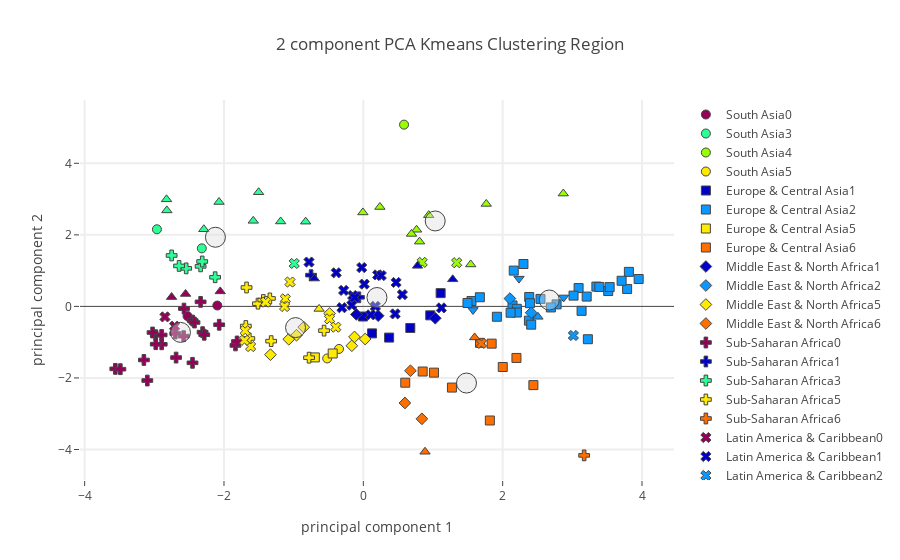

Notebook code cell kept with this figure:
### Code cell
# Plot using plotly on Region level.

plot_plotly(principalDf,"Region",region_centers,"Protein Foods")

### Figure 1 — Plotly figure (JSON) as saved in the notebook; plotly's stock layout.template omitted (floating-point values rounded to 4 significant figures)
{"data": [{"marker": {"color": "rgb(150,0,90)", "line": {"width": 1}, "size": 9, "symbol": 0}, "mode": "markers", "name": "South Asia0", "text": ["India", "Nepal"], "type": "scatter", "uid": "ccb2f14f-ab42-4e61-9786-b23d1c36fa6b", "x": [-2.096, -2.523], "y": [0.02439, -0.2714]}, {"marker": {"color": "rgb(0,0,200)", "line": {"width": 1}, "size": 9, "symbol": 0}, "mode": "markers", "name": "South Asia1", "text": [], "type": "scatter", "uid": "e99a8bda-4f00-471f-b7f9-136fe376bc2d", "x": [], "y": []}, {"marker": {"color": "rgb(10,152,255)", "line": {"width": 1}, "size": 9, "symbol": 0}, "mode": "markers", "name": "South Asia2", "text": [], "type": "scatter", "uid": "abd25ee9-6e6b-47c7-af9b-420be97e4372", "x": [], "y": []}, {"marker": {"color": "rgb(44,255,150)", "line": {"width": 1}, "size": 9, "symbol": 0}, "mode": "markers", "name": "South Asia3", "text": ["Bangladesh", "Sri Lanka"], "type": "scatter", "uid": "4f3e1862-c99b-463a-bac0-b2553feb9625", "x": [-2.963, -2.318], "y": [2.156, 1.623]}, {"marker": {"color": "rgb(151,255,0)", "line": {"width": 1}, "size": 9, "symbol": 0}, "mode": "markers", "name": "South Asia4", "text": ["Maldives"], "type": "scatter", "uid": "3409e89d-1530-43ca-9f1f-3321806e3e1d", "x": [0.5844], "y": [5.082]}, {"marker": {"color": "rgb(255,234,0)", "line": {"width": 1}, "size": 9, "symbol": 0}, "mode": "markers", "name": "South Asia5", "text": ["Afghanistan", "Pakistan"], "type": "scatter", "uid": "57a63624-4b50-48ca-95c9-0e7b39577622", "x": [-0.5187, -0.3491], "y": [-1.455, -1.19]}, {"marker": {"color": "rgb(255,111,0)", "line": {"width": 1}, "size": 9, "symbol": 0}, "mode": "markers", "name": "South Asia6", "text": [], "type": "scatter", "uid": "6d43d16a-5979-492b-ad66-b41526d885d5", "x": [], "y": []}, {"marker": {"color": "rgb(150,0,90)", "line": {"width": 1}, "size": 9, "symbol": 1}, "mode": "markers", "name": "Europe & Central Asia0", "text": [], "type": "scatter", "uid": "66b89d10-cbf9-4e2d-bfda-7433a154ae67", "x": [], "y": []}, {"marker": {"color": "rgb(0,0,200)", "line": {"width": 1}, "size": 9, "symbol": 1}, "mode": "markers", "name": "Europe & Central Asia1", "text": ["Bulgaria", "Cyprus", "Georgia", "Republic of Moldova", "Serbia", "North Macedonia"], "type": "scatter", "uid": "650eed40-07af-4698-9788-6bc6dcde1286", "x": [0.9604, 1.11, 0.3701, -0.005578, 0.6741, 0.1249], "y": [-0.2496, 0.3705, -0.8717, -0.2823, -0.6027, -0.7541]}, {"marker": {"color": "rgb(10,152,255)", "line": {"width": 1}, "size": 9, "symbol": 1}, "mode": "markers", "name": "Europe & Central Asia2", "text": ["Austria", "Belarus", "Belgium", "Croatia", "Czechia", "Denmark", "Estonia", "Finland", "France", "Germany", "Hungary", "Iceland", "Ireland", "Italy", "Latvia", "Lithuania", "Luxembourg", "Montenegro", "Netherlands", "Norway", "Poland", "Portugal", "Russian Federation", "Slovakia", "Slovenia", "Spain", "Sweden", "Switzerland", "Ukraine", "United Kingdom"], "type": "scatter", "uid": "01dcec4b-6ed1-4b07-9250-665ff2c3685f", "x": [3.345, 3.952, 2.141, 1.553, 2.381, 3.387, 3.223, 3.786, 2.774, 3.09, 1.673, 3.017, 2.377, 2.392, 3.133, 3.812, 3.206, 2.41, 3.515, 2.543, 3.707, 2.159, 2.692, 1.495, 1.917, 2.298, 3.536, 2.203, 2.203, 2.114], "y": [0.554, 0.7652, 0.027, 0.1516, 0.2632, 0.5441, -0.9178, 0.4882, 0.05658, 0.5125, 0.2556, 0.3014, -0.3982, 0.09001, -0.1242, 0.9653, 0.2745, -0.5105, 0.4291, 0.2094, 0.7168, 1.001, -0.02923, 0.09486, -0.2896, 1.185, 0.5399, -0.0672, -0.1715, -0.1765]}, {"marker": {"color": "rgb(44,255,150)", "line": {"width": 1}, "size": 9, "symbol": 1}, "mode": "markers", "name": "Europe & Central Asia3", "text": [], "type": "scatter", "uid": "7a749b8e-c44d-4b45-8dcf-d504fa37da72", "x": [], "y": []}, {"marker": {"color": "rgb(151,255,0)", "line": {"width": 1}, "size": 9, "symbol": 1}, "mode": "markers", "name": "Europe & Central Asia4", "text": [], "type": "scatter", "uid": "741a2d63-3cd0-4e83-8fcb-bef3e44ad4f9", "x": [], "y": []}, {"marker": {"color": "rgb(255,234,0)", "line": {"width": 1}, "size": 9, "symbol": 1}, "mode": "markers", "name": "Europe & Central Asia5", "text": ["Bosnia and Herzegovina", "Tajikistan"], "type": "scatter", "uid": "98076511-5b2e-41c4-8bfb-54bb2b7b123c", "x": [-0.4398, -0.6961], "y": [-1.316, -1.426]}, {"marker": {"color": "rgb(255,111,0)", "line": {"width": 1}, "size": 9, "symbol": 1}, "mode": "markers", "name": "Europe & Central Asia6", "text": ["Albania", "Armenia", "Azerbaijan", "Greece", "Kazakhstan", "Kyrgyzstan", "Romania", "Turkey", "Turkmenistan", "Uzbekistan"], "type": "scatter", "uid": "1fa8951b-b067-4ee9-9ea9-8012f2033162", "x": [2.441, 1.674, 1.272, 2.198, 2.001, 0.6016, 1.842, 0.8515, 1.816, 1.014], "y": [-2.2, -1.018, -2.269, -1.441, -1.694, -2.133, -1.041, -1.821, -3.189, -1.852]}, {"marker": {"color": "rgb(150,0,90)", "line": {"width": 1}, "size": 9, "symbol": 2}, "mode": "markers", "name": "Middle East & North Africa0", "text": [], "type": "scatter", "uid": "24f33531-5d26-49b0-98b8-e18d506735c7", "x": [], "y": []}, {"marker": {"color": "rgb(0,0,200)", "line": {"width": 1}, "size": 9, "symbol": 2}, "mode": "markers", "name": "Middle East & North Africa1", "text": ["Kuwait", "Oman", "Saudi Arabia"], "type": "scatter", "uid": "28a8d743-c30b-4a52-9bdc-b18215dc7ed4", "x": [1.033, 0.2132, -0.1002], "y": [-0.3314, -0.2613, -0.2242]}, {"marker": {"color": "rgb(10,152,255)", "line": {"width": 1}, "size": 9, "symbol": 2}, "mode": "markers", "name": "Middle East & North Africa2", "text": ["Israel", "Malta"], "type": "scatter", "uid": "05a9f961-366e-4bb5-beea-39293afc4f2c", "x": [2.409, 2.104], "y": [-0.1767, 0.2191]}, {"marker": {"color": "rgb(44,255,150)", "line": {"width": 1}, "size": 9, "symbol": 2}, "mode": "markers", "name": "Middle East & North Africa3", "text": [], "type": "scatter", "uid": "5d182c81-866d-4fd8-8aa4-b13e2cafdef9", "x": [], "y": []}, {"marker": {"color": "rgb(151,255,0)", "line": {"width": 1}, "size": 9, "symbol": 2}, "mode": "markers", "name": "Middle East & North Africa4", "text": [], "type": "scatter", "uid": "36758be8-56a9-4af8-919f-efd3ea1acb2f", "x": [], "y": []}, {"marker": {"color": "rgb(255,234,0)", "line": {"width": 1}, "size": 9, "symbol": 2}, "mode": "markers", "name": "Middle East & North Africa5", "text": ["Djibouti", "Egypt", "Iran (Islamic Republic of)", "Iraq", "Jordan", "Lebanon", "United Arab Emirates", "Yemen"], "type": "scatter", "uid": "c1860e77-83f6-4663-a0db-244be792791f", "x": [-1.333, -0.9592, -0.1651, -0.4844, 0.0263, -0.1268, -0.8549, -1.07], "y": [-1.349, -0.8056, -1.099, -0.1994, -0.9124, -0.8537, -0.5811, -0.9182]}, {"marker": {"color": "rgb(255,111,0)", "line": {"width": 1}, "size": 9, "symbol": 2}, "mode": "markers", "name": "Middle East & North Africa6", "text": ["Algeria", "Morocco", "Tunisia"], "type": "scatter", "uid": "2d19e267-aa98-424d-999c-9df3f86eefb2", "x": [0.5966, 0.8407, 0.6763], "y": [-2.699, -3.143, -1.799]}, {"marker": {"color": "rgb(150,0,90)", "line": {"width": 1}, "size": 9, "symbol": 3}, "mode": "markers", "name": "Sub-Saharan Africa0", "text": ["Benin", "Burkina Faso", "Cameroon", "Central African Republic", "Chad", "CÃƒÂ´te d'Ivoire", "Ethiopia", "Ghana", "Kenya", "Lesotho", "Malawi", "Mali", "Mozambique", "Niger", "Nigeria", "Rwanda", "Eswatini", "Togo", "Uganda", "United Republic of Tanzania", "Zambia", "Zimbabwe"], "type": "scatter", "uid": "8f7cb56b-ae37-4175-b6a8-fc9adea8916f", "x": [-2.574, -2.699, -2.979, -1.835, -2.069, -2.336, -2.688, -2.45, -2.452, -3.101, -3.56, -2.307, -2.895, -3.15, -2.424, -3.487, -1.813, -3.025, -2.894, -2.979, -2.579, -2.284], "y": [-0.06102, -0.7571, -0.8051, -1.09, -0.5123, 0.1268, -1.43, -0.3964, -1.577, -2.072, -1.746, -0.72, -0.7983, -1.497, -0.4495, -1.755, -0.9804, -0.7302, -1.059, -1.056, -0.8321, -0.7922]}, {"marker": {"color": "rgb(0,0,200)", "line": {"width": 1}, "size": 9, "symbol": 3}, "mode": "markers", "name": "Sub-Saharan Africa1", "text": ["Gabon", "Mauritius"], "type": "scatter", "uid": "713ac04c-8a06-4918-9688-f89721face0c", "x": [-0.7501, -0.06329], "y": [0.8739, 0.2543]}, {"marker": {"color": "rgb(10,152,255)", "line": {"width": 1}, "size": 9, "symbol": 3}, "mode": "markers", "name": "Sub-Saharan Africa2", "text": [], "type": "scatter", "uid": "96b33607-18d2-4295-9d9f-b46e22baa59d", "x": [], "y": []}, {"marker": {"color": "rgb(44,255,150)", "line": {"width": 1}, "size": 9, "symbol": 3}, "mode": "markers", "name": "Sub-Saharan Africa3", "text": ["Guinea", "Guinea-Bissau", "Liberia", "Madagascar", "Senegal", "Sierra Leone"], "type": "scatter", "uid": "916022b5-6e89-4ac5-a145-1fa0724f3c6d", "x": [-2.543, -2.336, -2.313, -2.645, -2.127, -2.752], "y": [1.063, 1.119, 1.255, 1.132, 0.8148, 1.424]}, {"marker": {"color": "rgb(151,255,0)", "line": {"width": 1}, "size": 9, "symbol": 3}, "mode": "markers", "name": "Sub-Saharan Africa4", "text": [], "type": "scatter", "uid": "bcbaa561-d6c0-472b-80a7-37a021dd6230", "x": [], "y": []}, {"marker": {"color": "rgb(255,234,0)", "line": {"width": 1}, "size": 9, "symbol": 3}, "mode": "markers", "name": "Sub-Saharan Africa5", "text": ["Angola", "Botswana", "Cabo Verde", "Congo (note no data in Food suppley tables for DRC)", "Gambia", "Mauritania", "Namibia", "Sao Tome and Principe", "South Africa"], "type": "scatter", "uid": "ef5508c5-1e14-4381-8b60-2ebf58a29dd7", "x": [-1.687, -1.323, -1.512, -1.436, -1.676, -0.779, -1.637, -1.341, -0.5635], "y": [-0.5484, -0.9707, 0.0766, 0.1791, 0.5279, -1.433, -0.8966, 0.2232, -0.6771]}, {"marker": {"color": "rgb(255,111,0)", "line": {"width": 1}, "size": 9, "symbol": 3}, "mode": "markers", "name": "Sub-Saharan Africa6", "text": ["Sudan"], "type": "scatter", "uid": "715cae97-95e6-461c-9861-d663b6bd794b", "x": [3.17], "y": [-4.165]}, {"marker": {"color": "rgb(150,0,90)", "line": {"width": 1}, "size": 9, "symbol": 4}, "mode": "markers", "name": "Latin America & Caribbean0", "text": ["Haiti", "Nicaragua"], "type": "scatter", "uid": "d4ef6182-3dcd-445b-9a01-1e5d4300648d", "x": [-2.847, -2.709], "y": [-0.2932, -0.5538]}, {"marker": {"color": "rgb(0,0,200)", "line": {"width": 1}, "size": 9, "symbol": 4}, "mode": "markers", "name": "Latin America & Caribbean1", "text": ["Barbados", "Brazil", "Chile", "Colombia", "Costa Rica", "Dominica", "Ecuador", "Grenada", "Jamaica", "Panama", "Paraguay", "Saint Kitts and Nevis", "Saint Lucia", "Saint Vincent and the Grenadines", "Suriname", "Trinidad and Tobago", "Venezuela (Bolivarian Republic of)"], "type": "scatter", "uid": "8e7a8f68-3970-492d-b912-fb0605183acb", "x": [0.5605, 0.4567, 1.12, -0.3074, -0.1526, 0.1727, 0.01381, 0.2056, -0.2827, -0.3891, 0.1062, -0.02307, 0.4704, 0.258, -0.7798, -0.1237, -0.165], "y": [0.3292, -0.2102, -0.04205, -0.03675, 0.3033, 0.002044, 0.6222, 0.8799, 0.4469, 0.9398, -0.2359, 1.085, 0.6694, 0.8627, 1.24, 0.245, 0.03305]}, {"marker": {"color": "rgb(10,152,255)", "line": {"width": 1}, "size": 9, "symbol": 4}, "mode": "markers", "name": "Latin America & Caribbean2", "text": ["Argentina"], "type": "scatter", "uid": "64159544-5262-4c37-9b3a-79fa060310d9", "x": [3.015], "y": [-0.8129]}, {"marker": {"color": "rgb(44,255,150)", "line": {"width": 1}, "size": 9, "symbol": 4}, "mode": "markers", "name": "Latin America & Caribbean3", "text": ["Guyana"], "type": "scatter", "uid": "3994717f-47af-4fdc-83a1-18fdc8776205", "x": [-0.992], "y": [1.2]}, {"marker": {"color": "rgb(151,255,0)", "line": {"width": 1}, "size": 9, "symbol": 4}, "mode": "markers", "name": "Latin America & Caribbean4", "text": ["Antigua and Barbuda", "Bahamas"], "type": "scatter", "uid": "f3156725-8c9f-495f-90fd-b8725417cd1f", "x": [0.8453, 1.34], "y": [1.231, 1.221]}, {"marker": {"color": "rgb(255,234,0)", "line": {"width": 1}, "size": 9, "symbol": 4}, "mode": "markers", "name": "Latin America & Caribbean5", "text": ["Belize", "Bolivia (Plurinational State of)", "Cuba", "Dominican Republic", "El Salvador", "Guatemala", "Honduras", "Mexico", "Peru"], "type": "scatter", "uid": "8a3a13a5-b3c8-485b-b058-f3890993040d", "x": [-1.12, -0.4843, -1.402, -1.052, -1.617, -1.706, -1.696, -0.3953, -1.13], "y": [0.2099, -0.3477, 0.118, 0.6811, -1.122, -0.949, -0.6803, -0.5807, -0.003202]}, {"marker": {"color": "rgb(255,111,0)", "line": {"width": 1}, "size": 9, "symbol": 4}, "mode": "markers", "name": "Latin America & Caribbean6", "text": ["Uruguay"], "type": "scatter", "uid": "bcdf1a41-f161-4627-8ebd-5779284a7639", "x": [1.695], "y": [-1.035]}, {"marker": {"color": "rgb(150,0,90)", "line": {"width": 1}, "size": 9, "symbol": 5}, "mode": "markers", "name": "East Asia & Pacific0", "text": ["Democratic People's Republic of Korea", "Solomon Islands", "Timor-Leste"], "type": "scatter", "uid": "970bdaaf-b43f-4f20-b114-bbeb73007754", "x": [-2.551, -2.054, -2.752], "y": [0.3475, 0.4198, 0.2607]}, {"marker": {"color": "rgb(0,0,200)", "line": {"width": 1}, "size": 9, "symbol": 5}, "mode": "markers", "name": "East Asia & Pacific1", "text": ["New Caledonia", "Samoa", "Vanuatu"], "type": "scatter", "uid": "3cbe0c82-1e14-4a34-82e1-21dbbb14c69a", "x": [1.283, 0.778, -0.7034], "y": [0.7575, 1.134, 0.7783]}, {"marker": {"color": "rgb(10,152,255)", "line": {"width": 1}, "size": 9, "symbol": 5}, "mode": "markers", "name": "East Asia & Pacific2", "text": ["Australia"], "type": "scatter", "uid": "431bd356-8064-4252-a556-ced72bf5bb78", "x": [2.506], "y": [-0.2917]}, {"marker": {"color": "rgb(44,255,150)", "line": {"width": 1}, "size": 9, "symbol": 5}, "mode": "markers", "name": "East Asia & Pacific3", "text": ["Cambodia", "Indonesia", "Kiribati", "Lao People's Democratic Republic", "Myanmar", "Philippines", "Thailand", "Viet Nam"], "type": "scatter", "uid": "806f712e-d777-43b6-9dd5-7faf96325f8d", "x": [-2.825, -2.289, -0.8278, -2.82, -2.071, -1.58, -1.186, -1.503], "y": [2.993, 2.157, 2.369, 2.683, 2.918, 2.392, 2.374, 3.192]}, {"marker": {"color": "rgb(151,255,0)", "line": {"width": 1}, "size": 9, "symbol": 5}, "mode": "markers", "name": "East Asia & Pacific4", "text": ["Brunei Darussalam", "China, Hong Kong SAR", "China, Macao SAR", "China, mainland", "China, Taiwan Province of", "French Polynesia", "Japan", "Malaysia", "Republic of Korea"], "type": "scatter", "uid": "35c6db32-18ee-4aac-ac67-406c78eed983", "x": [0.7641, 2.87, 1.765, 0.8072, 0.6916, 1.541, 0.9381, -0.006129, 0.2378], "y": [2.142, 3.155, 2.865, 1.811, 2.027, 1.173, 2.551, 2.627, 2.779]}, {"marker": {"color": "rgb(255,234,0)", "line": {"width": 1}, "size": 9, "symbol": 5}, "mode": "markers", "name": "East Asia & Pacific5", "text": ["Fiji"], "type": "scatter", "uid": "491c92c3-1952-490a-bdb3-9b53c4559ceb", "x": [-0.6347], "y": [-0.07026]}, {"marker": {"color": "rgb(255,111,0)", "line": {"width": 1}, "size": 9, "symbol": 5}, "mode": "markers", "name": "East Asia & Pacific6", "text": ["Mongolia", "New Zealand"], "type": "scatter", "uid": "fa6b6e85-f348-4130-93eb-938423ffaa10", "x": [0.8852, 1.598], "y": [-4.063, -0.8674]}, {"marker": {"color": "rgb(150,0,90)", "line": {"width": 1}, "size": 9, "symbol": 6}, "mode": "markers", "name": "North America0", "text": [], "type": "scatter", "uid": "ae488d61-dd70-4649-82ca-18abfbb596b2", "x": [], "y": []}, {"marker": {"color": "rgb(0,0,200)", "line": {"width": 1}, "size": 9, "symbol": 6}, "mode": "markers", "name": "North America1", "text": [], "type": "scatter", "uid": "ddd7eeef-0788-44b3-b1f1-538196837d94", "x": [], "y": []}, {"marker": {"color": "rgb(10,152,255)", "line": {"width": 1}, "size": 9, "symbol": 6}, "mode": "markers", "name": "North America2", "text": ["Bermuda", "Canada", "United States of America"], "type": "scatter", "uid": "88a1c68e-287b-48e4-88bd-6a72626dce36", "x": [2.234, 1.574, 2.875], "y": [0.7769, -0.1001, 0.2513]}, {"marker": {"color": "rgb(44,255,150)", "line": {"width": 1}, "size": 9, "symbol": 6}, "mode": "markers", "name": "North America3", "text": [], "type": "scatter", "uid": "91c6289b-1786-435a-8d4b-979e68c87464", "x": [], "y": []}, {"marker": {"color": "rgb(151,255,0)", "line": {"width": 1}, "size": 9, "symbol": 6}, "mode": "markers", "name": "North America4", "text": [], "type": "scatter", "uid": "5ea43e35-7c81-4d37-948f-e1cf9f4cb9a0", "x": [], "y": []}, {"marker": {"color": "rgb(255,234,0)", "line": {"width": 1}, "size": 9, "symbol": 6}, "mode": "markers", "name": "North America5", "text": [], "type": "scatter", "uid": "1727f052-533e-449e-b22b-36e117a620e9", "x": [], "y": []}, {"marker": {"color": "rgb(255,111,0)", "line": {"width": 1}, "size": 9, "symbol": 6}, "mode": "markers", "name": "North America6", "text": [], "type": "scatter", "uid": "c00c8398-8e36-44f4-acb1-fb2a783bc103", "x": [], "y": []}, {"marker": {"color": "rgba(220, 220, 220, .4)", "line": {"width": 1}, "size": 20}, "mode": "markers", "name": "Center", "type": "scatter", "uid": "9957cb11-56c2-4338-87a8-044db989d093", "x": [-2.625, 0.1956, 2.669, -2.123, 1.032, -0.973, 1.481], "y": [-0.7261, 0.2492, 0.1785, 1.933, 2.388, -0.5926, -2.143]}], "layout": {"hovermode": "closest", "showlegend": true, "title": {"text": "2 component PCA Kmeans Clustering Region"}, "xaxis": {"gridwidth": 2, "ticklen": 5, "title": {"text": "principal component 1"}, "zeroline": false}, "yaxis": {"gridwidth": 2, "ticklen": 5, "title": {"text": "principal component 2"}}}}
